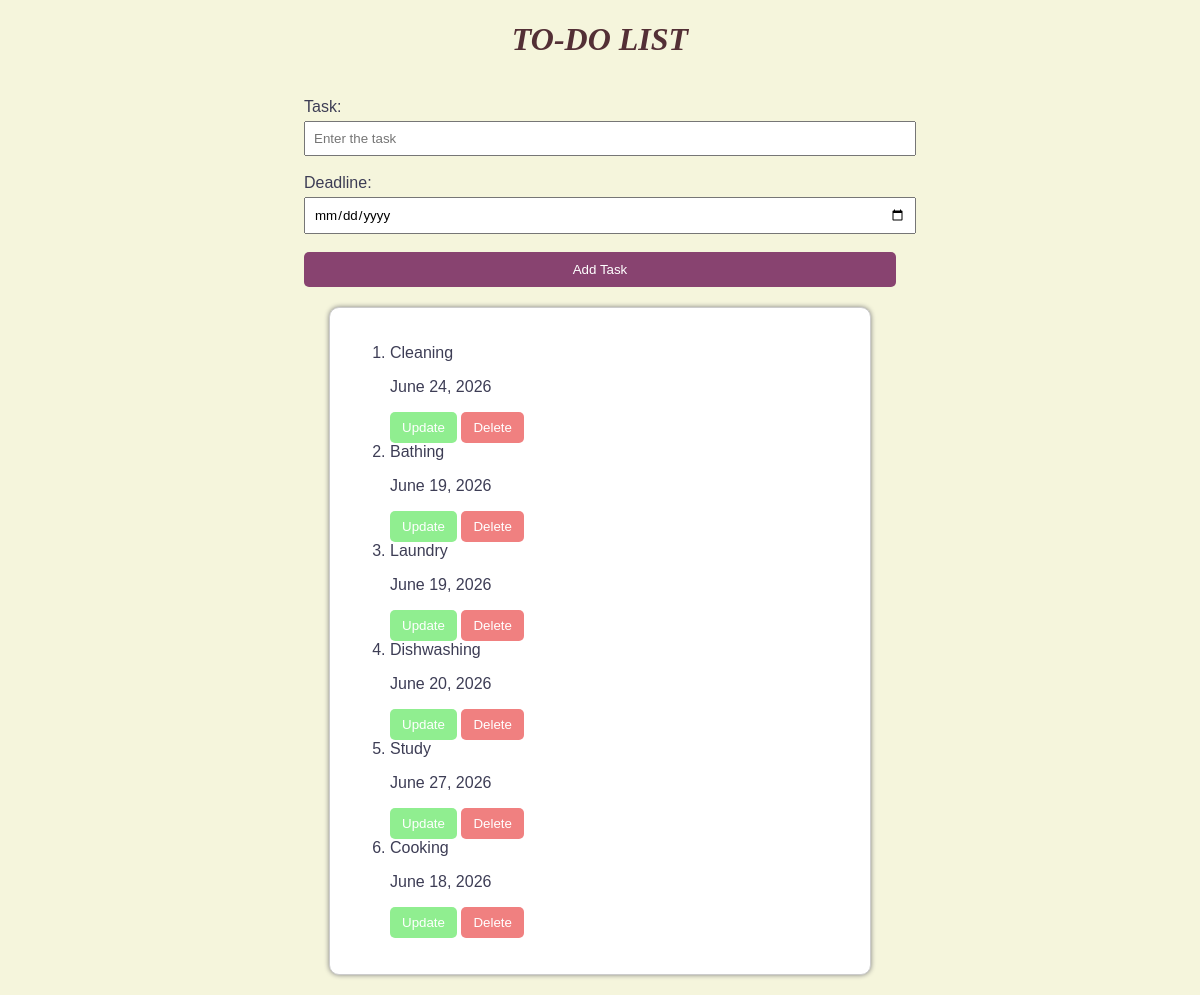
Before: / with the older database file.
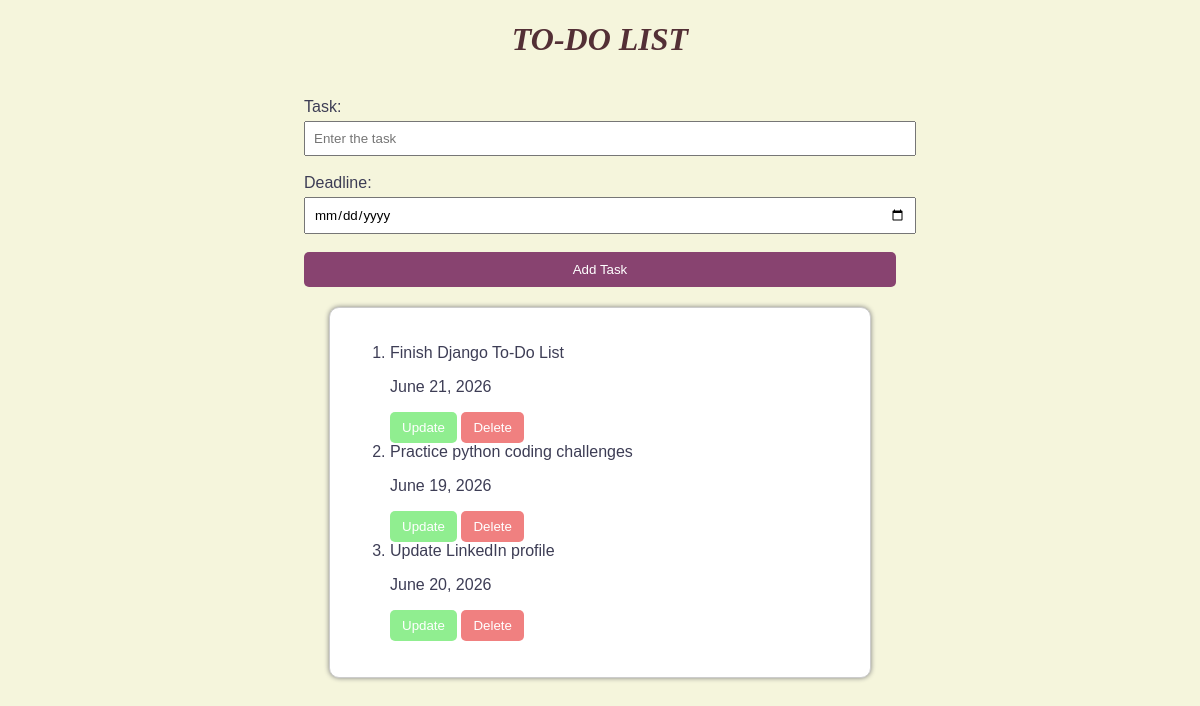
After: the same page with the newer database file.
### app3/models.py (models this page shows)
class tasks(models.Model):
    task=models.CharField(max_length=100)
    deadline=models.DateField()

### app3/views.py (the view)
# urls.py: path('',views.todofn,name='task'),
def todofn(request):
    item=tasks.objects.all()
    if request.method == 'POST':
        a=request.POST.get('task')
        b=request.POST.get('date')
        tasks.objects.create(task=a,deadline=b)
        return redirect('task')
    return render(request,'todoo.html',{'item':item})

### templates/todoo.html (shortened to what this page needs)
<!DOCTYPE html>
<html lang="en">
<head>
</head>
<body>
    <form method="POST">
        <h1>TO-DO LIST</h1><br>
        <label>Task:</label><br>
        <input type="text" placeholder="Enter the task" name="task" style="width: 100%;"><br><br>
        <label>Deadline:</label><br>
        <input type="date" placeholder="Enter the deadline" name="date" style="width: 100%;"><br><br>
        <button style=" background-color: rgb(136, 67, 112);
        color: white;
        text-align: center;
        width: 100%; display:flex;justify-content: center; padding: 10px;">Add Task</button>
    </form>
    <div class="itemm">
        <ol>
            {% for i in item %}
            <li>{{i.task}}</li>
            <p>{{i.deadline}}</p>
            <button style="background-color: lightgreen;"><a href="{% url 'update' i.id %}">Update</a></button>
            <button style="background-color: lightcoral;"><a href="{% url 'delete' i.id %}">Delete</a></button>
            {% endfor %}
        </ol>
    </div>
</body>
</html>

### templates/todoo.html (style rules this page uses)
body { background-color: beige; font-family: Arial, Helvetica, sans-serif; }
h1 { text-align: center; font-style: oblique; font-family: 'Times New Roman', Times, serif; color: rgb(83, 47, 53); }
form { width: 50%; margin: auto; }
input { width: 100%; padding: 8px; margin-top: 5px; font-family: Verdana, Geneva, Tahoma, sans-serif; }
button { padding: 8px 12px; border: none; border-radius: 5px; cursor: pointer; background-color: rgb(136, 67, 112); color: white; }
.itemm { width: 500px; margin: 20px auto; border: 1px solid #ccc; border-radius: 10px; background-color: white; padding: 20px; box-shadow: 0 0 5px gray; font-family: 'Gill Sans', 'Gill Sans MT', Calibri, 'Trebuchet MS', sans-serif; color: rgb(61, 61, 85); }
a { text-decoration: none; color: white; }
label { font-family: 'Gill Sans', 'Gill Sans MT', Calibri, 'Trebuchet MS', sans-serif ; color: rgb(61, 61, 85); }

Changed rows visible on the page:
removed tasks: task "Cleaning", deadline "June 24, 2026"
removed tasks: task "Bathing", deadline "June 19, 2026"
removed tasks: task "Laundry", deadline "June 19, 2026"
removed tasks: task "Dishwashing", deadline "June 20, 2026"
removed tasks: task "Study", deadline "June 27, 2026"
removed tasks: task "Cooking", deadline "June 18, 2026"
added tasks: task "Finish Django To-Do List", deadline "June 21, 2026"
added tasks: task "Practice python coding challenges", deadline "June 19, 2026"
added tasks: task "Update LinkedIn profile", deadline "June 20, 2026"
